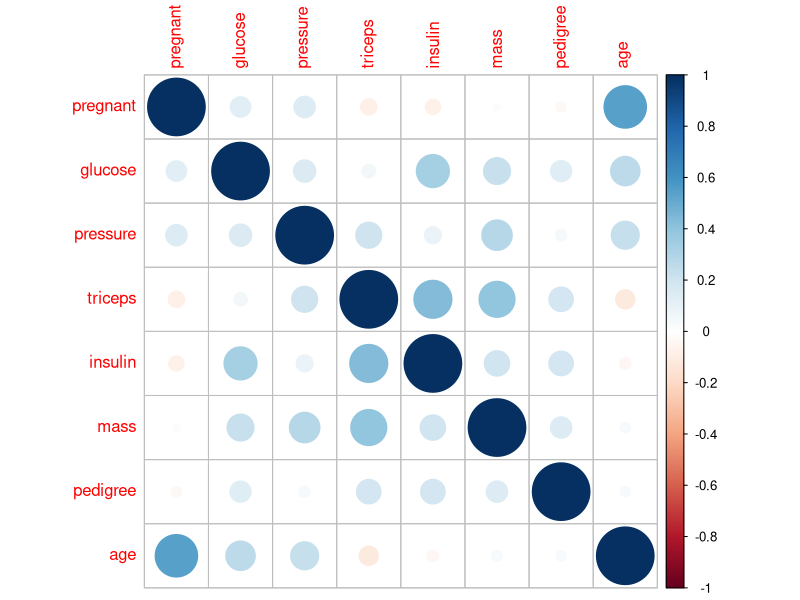
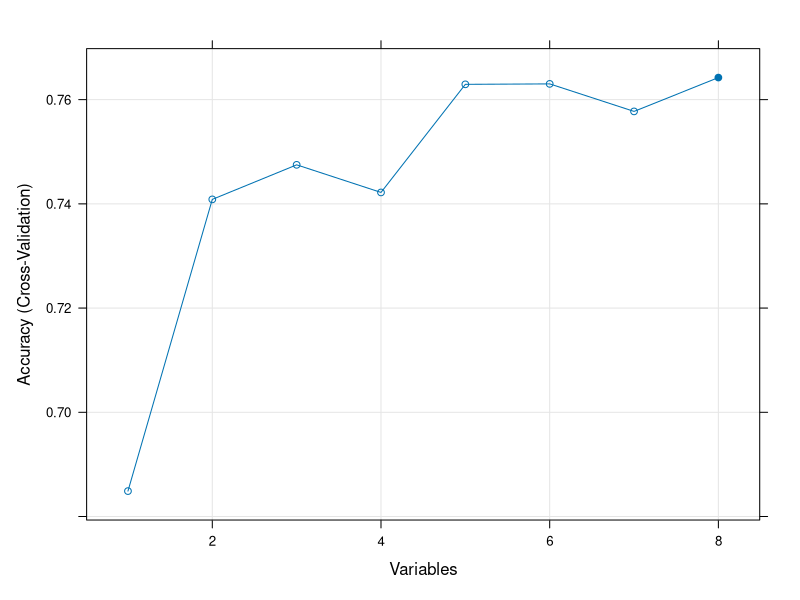

Source code (R) for these figures, in order: (Note: this script raises an error after producing the figures.)

set.seed(123)
library(mlbench)
library(caret)
library(corrplot)

data(PimaIndiansDiabetes)

str(PimaIndiansDiabetes)
summary(PimaIndiansDiabetes)

# correlation matrix
corrmatrix <- cor(PimaIndiansDiabetes[,1:8])
# summarize correlation matrix
corrplot(corrmatrix)

#Control the computational nuances of the train function
control <- trainControl(method="repeatedcv", number=10, repeats=3)
#method=The resampling method
#number=Either the number of folds or number of resampling iterations
#repeats= For repeated k-fold cross-validation only: the number of complete sets of folds to compute


# train the model
model <- train(diabetes~., data=PimaIndiansDiabetes, method="lvq", preProcess="scale", trControl=control)

#ROC Curve for variable importance
importance <- varImp(model, scale=FALSE)
importance


control <- rfeControl(functions=rfFuncs, method="cv", number=10)
# run the RFE algorithm
results <- rfe(PimaIndiansDiabetes[,1:8], PimaIndiansDiabetes[,9], sizes=c(1:8), rfeControl=control)

results
# list the chosen features
predictors(results)
# plot the results
plot(results, type=c("g", "o"))


#run a number of algos on Pima Indians  dataset
#CART, LDA, SVM, kNN, Random Forest

#Control the computational nuances of the train function
control <- trainControl(method="repeatedcv", number=10, repeats=3)

set.seed(7)
# CART
fit.cart <- train(diabetes~., data=PimaIndiansDiabetes, method="rpart", trControl=control)
# LDA
set.seed(7)
fit.lda <- train(diabetes~., data=PimaIndiansDiabetes, method="lda", trControl=control)
# SVM
set.seed(7)
fit.svm <- train(diabetes~., data=PimaIndiansDiabetes, method="svmRadial", trControl=control)
# kNN
set.seed(7)
fit.knn <- train(diabetes~., data=PimaIndiansDiabetes, method="knn", trControl=control)
# Random Forest
set.seed(7)
fit.rf <- train(diabetes~., data=PimaIndiansDiabetes, method="rf", trControl=control)

# collect resamples
results <- resamples(list(CART=fit.cart, LDA=fit.lda, SVM=fit.svm, KNN=fit.knn, RF=fit.rf))

#compare accuracy and kappa
summary(results)

#plot results
scales <- list(x=list(relation="free"), y=list(relation="free"))
#boxplots
bwplot(results, scales=scales)

scales <- list(x=list(relation="free"), y=list(relation="free"))
densityplot(results, scales=scales, pch = "|")

#scatterplot matrix
splom(results)










